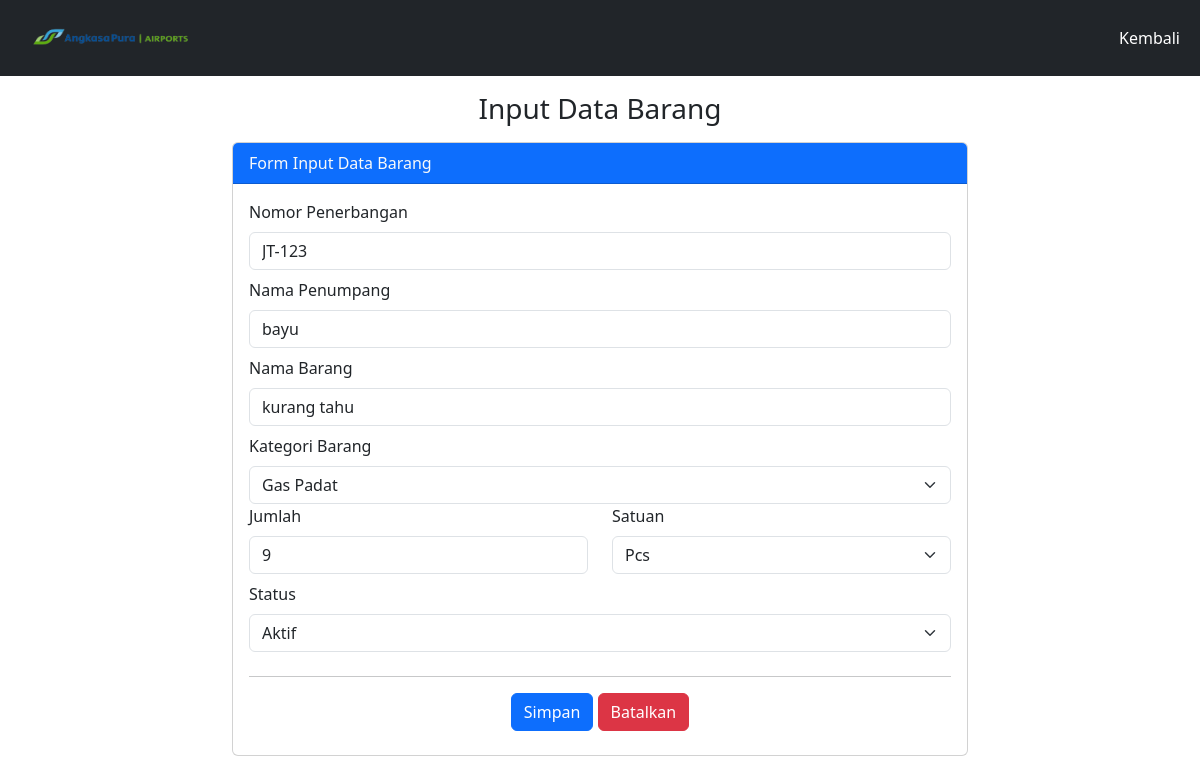
Screenshot of /edit-data-suspek.php?id=50 (signed in) with the database file from the repository.
### tables this page shows
CREATE TABLE `tb_suspek` (
  `id_suspek` int(11) NOT NULL,
  `nomor_penerbangan` varchar(100) NOT NULL,
  `nama_penumpang` varchar(100) NOT NULL,
  `nama_barang` varchar(100) NOT NULL,
  `kategori_barang` varchar(100) NOT NULL,
  `jumlah` varchar(11) NOT NULL,
  `satuan` varchar(100) NOT NULL,
  `tanggal_simpan` timestamp NOT NULL DEFAULT current_timestamp() ON UPDATE current_timestamp(),
  `status` varchar(100) NOT NULL DEFAULT 'Aktif'
);

### edit-data-suspek.php (the view, shortened to what this page needs)
<?php
        include 'db.php';
        $barang = mysqli_query($conn, "SELECT * FROM tb_suspek WHERE id_suspek = '".$_GET['id']."' ");
        $b = mysqli_fetch_assoc($barang);
?>
<!doctype html>
<html lang="en">
  <head>
    <link href="https://cdn.jsdelivr.net/npm/bootstrap@5.3.0-alpha2/dist/css/bootstrap.min.css" rel="stylesheet">
  </head>
  <body>
 <nav class="navbar navbar-expand-lg bg-dark">
  <div class="container-fluid">
  <a class="navbar-brand" href="#">
      <img src="images/ap.png" alt="Bootstrap" width="200" height="50">
    </a>
    <div class="collapse navbar-collapse" id="navbarSupportedContent">
      <ul class="navbar-nav ml-auto ms-auto mr-auto">
        <li class="nav-item">
          <a class="nav-link active text-white" aria-current="page" href="suspek.php">Kembali</a>
        </li>
      </ul>
    </div>
  </div>
</nav>
    <div class="container">
        <h3 class="text-center">Input Data Barang</h3>
        <div class="row">
            <div class="col-md-8 mx-auto">
                <div class="card">
                    <div class="card-header bg-primary text-light">
                        Form Input Data Barang
                    </div>
                    <div class="card-body">
                        <form method="post">
                            <div class="mb-2">
                                <label class="form-label">Nomor Penerbangan</label>
                                <input type="text" name="nama" class="form-control" placeholder="Masukkan Nomor Penerbangan" value="<?php echo $b['nomor_penerbangan'] ?>" required>
                            </div>
                            <div class="mb-2">
                                <label class="form-label">Nama Penumpang</label>
                                <input type="text" name="tnamap" class="form-control" placeholder="Masukkan Nama Penumpang" value="<?php echo $b['nama_penumpang'] ?>" required>
                            </div>
                            <div class="mb-2">
                                <label class="form-label">Nama Barang</label>
                                <input type="text" name="tnamab" class="form-control" placeholder="Masukkan Nama Barang" value="<?php echo $b['nama_barang'] ?>" required>
                            </div>
                            <div class="mb-2">
                                <label class="form-label">Kategori Barang</label>
                                <select class="form-select" name="tkategoribarang" required>
                                <?php $kategori_barang = $b['kategori_barang']; ?>
                                    <option value="Gas Padat" <?php echo ($kategori_barang == 'Gas Padat') ? "selected": "" ?>>Gas Padat</option>
                                </select>
                            <div class="row">
                            <div class="col">
                                <div class="mb-2">
                                <label class="form-label">Jumlah</label>
                                <input type="number" name="tjumlah" class="form-control" placeholder="Masukkan Jumlah Barang" value="<?php echo $b['jumlah'] ?>" required>
                                </div>
                            </div>
                            <div class="col">
                            <div class="mb-2">
                                <label class="form-label">Satuan</label>
                                <select class="form-select" name="tsatuan" required>
                                <?php $satuan = $b['satuan']; ?>
                                    <option value="Pcs" <?php echo ($satuan == 'Pcs') ? "selected": "" ?>>Pcs</option>
                                </select>
                            </div>
                            </div>
                            <div class="mb-2">
                                <label class="form-label">Status</label>
                                <select class="form-select" name="tstatus" required>
                                <?php $status = $b['status']; ?>
                                    <option <?php echo ($status == 'Aktif') ? "selected": "" ?>>Aktif</option>
                                            </select>
                            </div>
                        <div class="text-center">
                            <hr>
                            <button class="btn btn-primary" name="bsimpan" type="submit">Simpan</button>
                            <button class="btn btn-danger" name="bbatal" type="reset">Batalkan</button>
                        </div>
                        </div>
                        </form>
                    </div>
                </div>
            </div>
        </div>
     </div>
  </body>
</html>

### rows the page displays
tb_suspek: nama "JT-123", tnamap "bayu", tnamab "kurang tahu", tkategoribarang "Gas Padat", tjumlah "9", tsatuan "Pcs", tstatus "Aktif"
